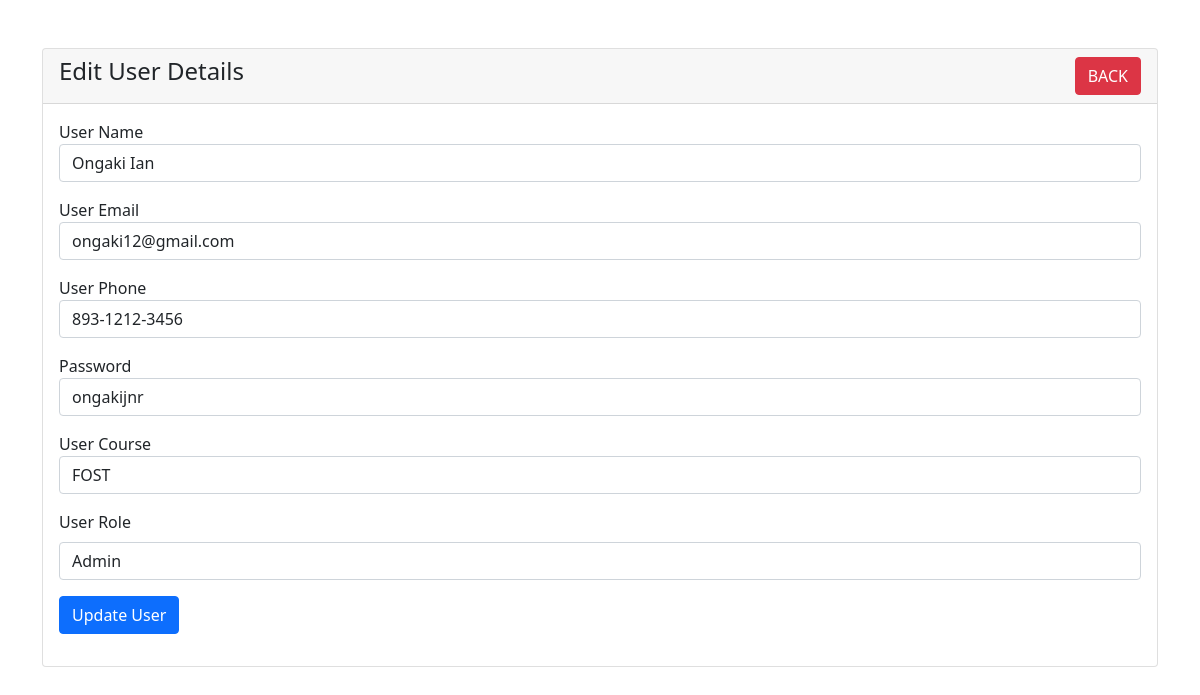
/student_edit.php?id=8, run on the app's committed database.
### tables this page shows
CREATE TABLE `user` (
  `id` int(6) NOT NULL AUTO_INCREMENT,
  `name` varchar(191) NOT NULL,
  `email` varchar(191) NOT NULL,
  `phone` varchar(191) NOT NULL,
  `course` varchar(191) NOT NULL,
  `password` varchar(255) NOT NULL,
  `user_role` varchar(50) NOT NULL DEFAULT 'user',
  PRIMARY KEY (`id`)
);

### student_edit.php (the view, shortened to what this page needs)
<?php
    include  'templates/common/header.php';
?>
    <div class="container mt-5">
        <div class="row">
            <div class="col-md-12">
                <div class="card">
                    <div class="card-header">
                        <h4>Edit User Details
                            <a href="index.php" class="btn btn-danger float-end">BACK</a>
                        </h4>
                    </div>
                    <div class="card-body">
                        <?php
                        if(isset($_GET['id']))
                        {
                            $user_id = mysqli_real_escape_string($connection_obj, $_GET['id']);
                            $query = "SELECT * FROM user WHERE id='$user_id' ";
                            $query_run = mysqli_query($connection_obj, $query);
                            if(mysqli_num_rows($query_run) > 0)
                            {
                                $user = mysqli_fetch_array($query_run);
                                ?>
                                <form action="code.php" method="POST">
                                    <div class="mb-3">
                                        <label>User Name</label>
                                        <input type="text" name="name" value="<?=$user['name'];?>" class="form-control">
                                    </div>
                                    <div class="mb-3">
                                        <label>User Email</label>
                                        <input type="email" name="email" value="<?=$user['email'];?>" class="form-control">
                                    </div>
                                    <div class="mb-3">
                                        <label>User Phone</label>
                                        <input type="text" name="phone" value="<?=$user['phone'];?>" class="form-control">
                                    </div>
                                    <div class="mb-3">
                                        <label>Password</label>
                                        <input type="text" name="password" value="<?=$user['password'];?>" class="form-control">
                                    </div>
                                    <div class="mb-3">
                                        <label>User Course</label>
                                        <input type="text" name="course" value="<?=$user['course'];?>" class="form-control">
                                    </div>
                                    <div class="mb-3">
                            <label for="role" class="form-label">User Role</label>
                            <select class="form-control" name="user_role" required>
                                <option value="1">Admin</option>
                            </select>
                        </div>
                                    <div class="mb-3">
                                        <button type="submit" name="update_user" class="btn btn-primary">
                                            Update User
                                        </button>
                                    </div>
                                </form>
                                <?php
                            }
                            else
                            {
                                echo "<h4>No Such Id Found</h4>";
                            }
                        }
                        ?>
                    </div>
                </div>
            </div>
        </div>
    </div>
 <?php
    include  'templates/common/footer.php';
?>

### data on the page
user: name "Ongaki Ian", email "ongaki12@gmail.com", phone "893-1212-3456", password "ongakijnr", course "FOST"
